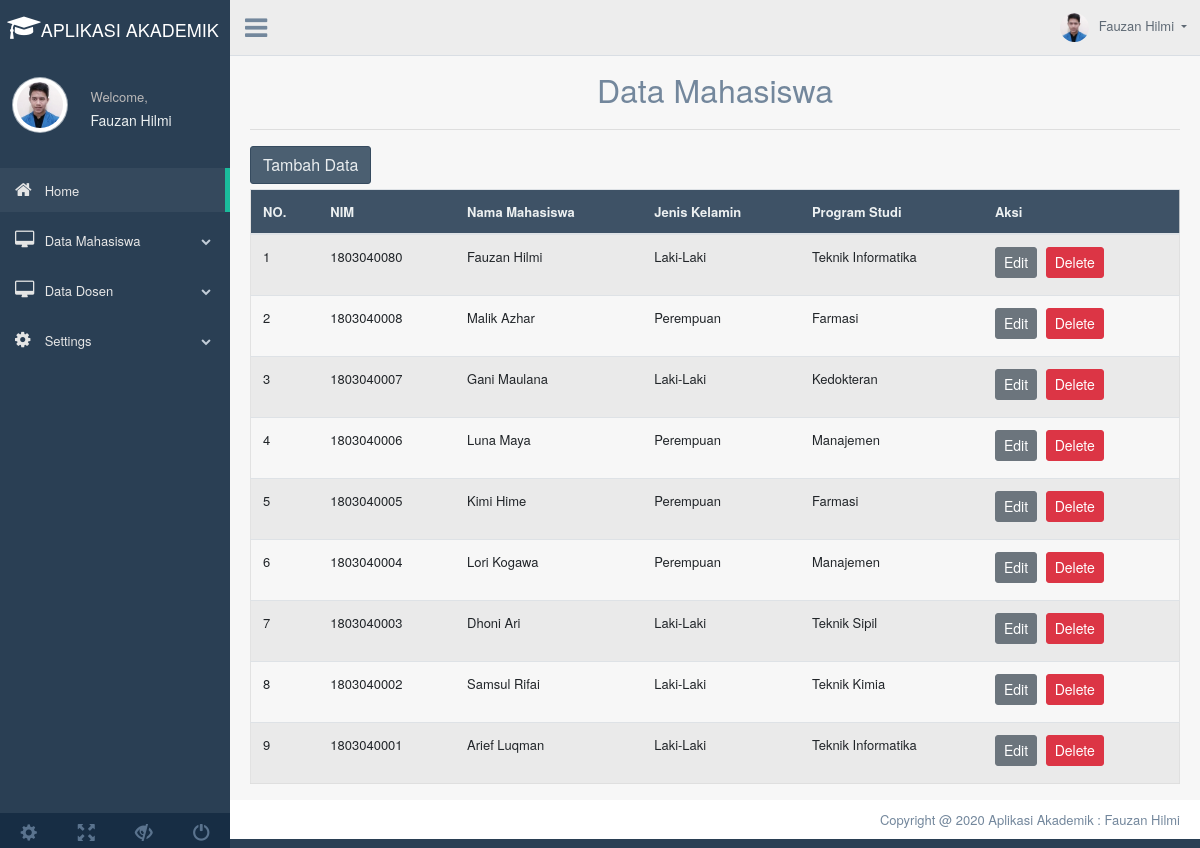
Screenshot of /index.php?page=tampil_mhs with the database file from the repository.
### tables this page shows
CREATE TABLE `mahasiswa` (
  `Nim` int(10) NOT NULL,
  `Nama_Mhs` varchar(50) NOT NULL,
  `Jenis_Kelamin` varchar(50) NOT NULL,
  `Program_Studi` varchar(50) NOT NULL
);

### tampil.php (the view, shortened to what this page needs)
<?php
include('config.php');
?>
	<div class="container" style="margin-top:20px">
		<center><font size="6">Data Mahasiswa</font></center>
		<hr>
		<a href="index.php?page=tambah_mhs"><button class="btn btn-dark right">Tambah Data</button></a>
		<div class="table-responsive">
		<table class="table table-striped jambo_table bulk_action">
			<thead>
				<tr>
					<th>NO.</th>
					<th>NIM</th>
					<th>Nama Mahasiswa</th>
					<th>Jenis Kelamin</th>
					<th>Program Studi</th>
					<th>Aksi</th>
				</tr>
			</thead>
			<tbody>
				<?php
				$sql = mysqli_query($koneksi, "SELECT * FROM mahasiswa ORDER BY Nim DESC") or die(mysqli_error($koneksi));
				if(mysqli_num_rows($sql) > 0){
					$no = 1;
					while($data = mysqli_fetch_assoc($sql)){
						echo '
						<tr>
							<td>'.$no.'</td>
							<td>'.$data['Nim'].'</td>
							<td>'.$data['Nama_Mhs'].'</td>
							<td>'.$data['Jenis_Kelamin'].'</td>
							<td>'.$data['Program_Studi'].'</td>
							<td>
								<a href="index.php?page=edit_mhs&Nim='.$data['Nim'].'" class="btn btn-secondary btn-sm">Edit</a>
								<a href="delete.php?Nim='.$data['Nim'].'" class="btn btn-danger btn-sm" onclick="return confirm(\'Yakin ingin menghapus data ini?\')">Delete</a>
							</td>
						</tr>
						';
						$no++;
					}
				}else{
					echo '
					<tr>
						<td colspan="6">Tidak ada data.</td>
					</tr>
					';
				}
				?>
		</table>
	</div>
	</div>

### index.php (shortened to what this page needs)
<!DOCTYPE html>
<html lang="en">
  <head>
    <link href="assets/bootstrap/dist/css/bootstrap.min.css" rel="stylesheet">
    <link href="assets/font-awesome/css/font-awesome.min.css" rel="stylesheet">
    <link href="assets/nprogress/nprogress.css" rel="stylesheet">
    <link href="assets/iCheck/skins/flat/green.css" rel="stylesheet">
    <link href="assets/bootstrap-progressbar/css/bootstrap-progressbar-3.3.4.min.css" rel="stylesheet">
    <link href="assets/css/custom.min.css" rel="stylesheet">
  </head>
  <body class="nav-md">
    <div class="container body">
      <div class="main_container">
        <div class="col-md-3 left_col">
          <div class="left_col scroll-view">
            <div class="navbar nav_title" style="border: 0;">
            <center>
            &nbsp; <a href="index.php" class="fa fa-mortar-board fa-2x" style="color:#fff;"><span><font size="4.95" color="white" face="Helvetica Neue">APLIKASI AKADEMIK</font></span></a>
            </center>
            </div>
            <div class="profile clearfix">
              <div class="profile_pic">
                <img src="assets/images/image.jpg" alt="..." class="img-circle profile_img">
              </div>
              <div class="profile_info">
                <span>Welcome,</span>
                <h2>Fauzan Hilmi</h2>
              </div>
            </div>
            <br />
            <div id="sidebar-menu" class="main_menu_side hidden-print main_menu">
              <div class="menu_section">
                <ul class="nav side-menu">
                  <li><a href="index.php"><i class="fa fa-home"></i> Home <span class="fa fa-chevron"></span></a>
                  </li>
                  <li><a href="#"><i class="fa fa-desktop"></i> Data Mahasiswa <span class="fa fa-chevron-down"></span></a>
                  </li>
                  <li><a><i class="fa fa-desktop"></i> Data Dosen <span class="fa fa-chevron-down"></span></a>
                  </li>
                  <li><a><i class="fa fa-gear"></i> Settings <span class="fa fa-chevron-down"></span></a>
                  </li>
                </ul>
              </div>
            </div>
            <div class="sidebar-footer hidden-small">
              <a data-toggle="tooltip" data-placement="top" title="Settings" href="#">
                <span class="glyphicon glyphicon-cog" aria-hidden="true"></span>
              </a>
              <a data-toggle="tooltip" data-placement="top" title="FullScreen" href="#">
                <span class="glyphicon glyphicon-fullscreen" aria-hidden="true"></span>
              </a>
              <a data-toggle="tooltip" data-placement="top" title="Lock" href="#">
                <span class="glyphicon glyphicon-eye-close" aria-hidden="true"></span>
              </a>
              <a data-toggle="tooltip" data-placement="top" title="Logout" href="#">
                <span class="glyphicon glyphicon-off" aria-hidden="true"></span>
              </a>
            </div>
          </div>
        </div>
        <div class="top_nav">
          <div class="nav_menu">
              <div class="nav toggle">
                <a id="menu_toggle"><i class="fa fa-bars"></i></a>
              </div>
              <nav class="nav navbar-nav">
              <ul class=" navbar-right">
                <li class="nav-item dropdown open" >
                  <a href="#" class="user-profile dropdown-toggle" aria-haspopup="true" id="navbarDropdown" data-toggle="dropdown" aria-expanded="false">
                    <img src="assets/images/image.jpg" alt="">Fauzan Hilmi
                  </a>
                </li>
              </ul>
            </nav>
          </div>
        </div>
        <div class="right_col" role="main">
      <?php
      $queries = array();
      parse_str($_SERVER['QUERY_STRING'], $queries);
      switch ($queries['page']) {
      	case 'tampil_mhs':
      		include 'tampil.php';
      		break;
        }
        ?>
        </div>
        <footer>
          <div class="pull-right">
            Copyright @ 2020 Aplikasi Akademik : Fauzan Hilmi
          </div>
          <div class="clearfix"></div>
        </footer>
      </div>
    </div>
  </body>
</html>

### rows the page displays
mahasiswa: Nim "1803040080", Nama_Mhs "Fauzan Hilmi", Jenis_Kelamin "Laki-Laki", Program_Studi "Teknik Informatika"
mahasiswa: Nim "1803040008", Nama_Mhs "Malik Azhar", Jenis_Kelamin "Perempuan", Program_Studi "Farmasi"
mahasiswa: Nim "1803040007", Nama_Mhs "Gani Maulana", Jenis_Kelamin "Laki-Laki", Program_Studi "Kedokteran"
mahasiswa: Nim "1803040006", Nama_Mhs "Luna Maya", Jenis_Kelamin "Perempuan", Program_Studi "Manajemen"
mahasiswa: Nim "1803040005", Nama_Mhs "Kimi Hime", Jenis_Kelamin "Perempuan", Program_Studi "Farmasi"
mahasiswa: Nim "1803040004", Nama_Mhs "Lori Kogawa", Jenis_Kelamin "Perempuan", Program_Studi "Manajemen"
mahasiswa: Nim "1803040003", Nama_Mhs "Dhoni Ari", Jenis_Kelamin "Laki-Laki", Program_Studi "Teknik Sipil"
mahasiswa: Nim "1803040002", Nama_Mhs "Samsul Rifai", Jenis_Kelamin "Laki-Laki", Program_Studi "Teknik Kimia"
mahasiswa: Nim "1803040001", Nama_Mhs "Arief Luqman", Jenis_Kelamin "Laki-Laki", Program_Studi "Teknik Informatika"
